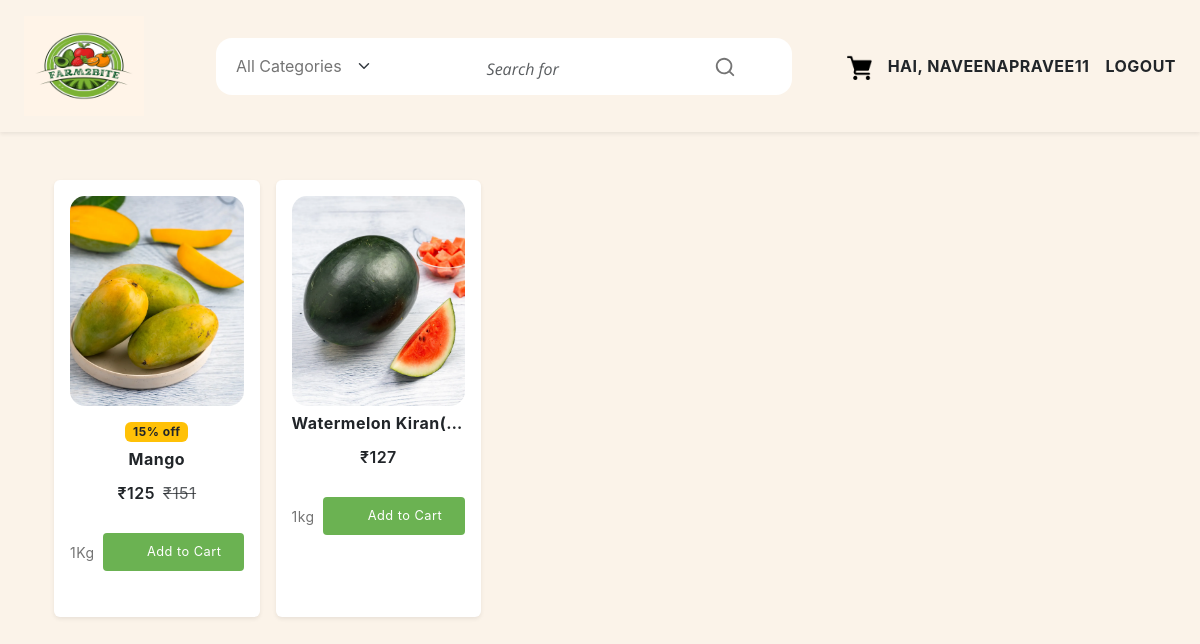
/category/fruits/ (signed in), run on the app's committed database.
### shop/models.py (models this page shows, shortened)
class Product(models.Model):
    name=models.CharField(max_length=250,unique=True)
    slug=models.SlugField(max_length=250,unique=True)
    image=models.ImageField(upload_to='products')
    description=models.TextField()
    stock=models.IntegerField()
    availability=models.BooleanField(default=True)
    offer=models.BooleanField(default=False)
    price=models.IntegerField()
    Category=models.ForeignKey(Category_list,on_delete=models.CASCADE)
    quantity=models.CharField(max_length=150,default=1)
    offer_price=models.IntegerField(default=10)
    actual_price=models.IntegerField(default=0)
    def get_url(self):
        return reverse('details',args=[self.Category.slug,self.slug])

### shop/views.py (the view)
# urls.py: path('category/<slug:c_slug>/', views.Category_lists, name='category_list'),
def Category_lists(request,c_slug=None):
    product=None
    if c_slug:
        c_page=get_object_or_404(Category_list,slug=c_slug)
        product=Product.objects.filter(Category=c_page,availability=True)
        return render(request,'Category_lists.html',{'product':product,'c_page':c_page})

### templates/Category_lists.html (shortened to what this page needs)
{% extends 'base.html' %}
{% load static %}
{% block content %}
<section class="pb-5">
  <div class="container-lg">
    <div class="row">
      <div class="col-md-12">
      </div>
    </div>
    <div class="row">
      <div class="col-md-12">
        <div class="row product-grid row-cols-1 row-cols-sm-2 row-cols-md-3 row-cols-lg-4 row-cols-xl-5 g-3">
          {% if product %}
            {% for i in product %}
            <div class="col">
              <div class="product-item text-center bg-white p-3 rounded shadow-sm h-100">
                <figure class="mb-2">
                  <a href="{{ i.get_url }}" title="{{ i.name }}">
                    <img
                      src="{{ i.image.url }}"
                      alt="Product Thumbnail"
                      class="img-fluid"
                      style="width: 100%; height: 220px; object-fit: cover; border-radius: 15px;"
                    />
                  </a>
                </figure>
                {% if i.offer %}
                <span class="badge bg-warning text-dark mb-2">
                  {{ i.offer_price }}% off
                </span>
                {% endif %}
                <h3 class="fs-6 fw-bold text-truncate">{{ i.name }}</h3>
                <div class="d-flex justify-content-center align-items-center gap-2">
                  <span class="text-dark fw-semibold">₹{{ i.price }}</span>
                  {% if i.offer %}
                  <span class="text-muted" style="text-decoration: line-through;">₹{{ i.actual_price }}</span>
                  {% endif %}
                </div>
                <div class="row g-2 mt-3 align-items-center">
                  <div class="col-auto">
                    <span class="small">{{ i.quantity }}</span>
                  </div>
                  <div class="col">
                    <a href="{% url 'addcart' i.id %}" class="btn btn-primary w-100 rounded-1 p-2 fs-7 btn-cart">
                      <svg width="18" height="18"><use xlink:href="#cart"></use></svg>
                      Add to Cart
                    </a>
                  </div>
                </div>
              </div>
            </div>
            {% endfor %}
          {% else %}
            <div class="col">
              <h4 class="text-center text-danger">Out of stock</h4>
            </div>
          {% endif %}
        </div>
      </div>
    </div>
  </div>
</section>
{% endblock %}

### static/css/style.css (style rules this page uses)
body { background-color: rgb(251, 243, 233); --heading-font : "Inter", sans-serif; --bs-link-color: #333; --bs-link-hover-color:#333; --bs-link-color-rgb: 40,40,40; --bs-link-hover-color-rgb: 0,0,0; --bs-light-rgb: 248, 248, 248; --bs-font-sans-serif: "Inter", sans-serif; --bs-body-font-family: var(--bs-font-sans-serif); --bs-body-font-size: 1rem; --bs-body-font-weight: 400; --bs-body-line-height: 2; --bs-body-color: #747474; --bs-primary: #6BB252; --bs-primary-rgb: 107, 178, 82; --bs-secondary: #364127; --bs-secondary-rgb: 54, 65, 39; --bs-danger: #F95F09; --bs-danger-rgb: 249, 95, 9; --bs-success: #a3be4c; --bs-success-rgb: 163, 190, 76; --bs-primary-bg-subtle: #FFF9EB; --bs-success-bg-subtle: #eef5e5; --bs-border-color: #F7F7F7; }
.btn-primary { --bs-btn-color: #fff; --bs-btn-bg: var(--bs-primary); --bs-btn-border-color: transparent; --bs-btn-hover-color: #fff; --bs-btn-hover-bg: #f7a422; --bs-btn-hover-border-color: transparent; --bs-btn-focus-shadow-rgb: 49,132,253; --bs-btn-active-color: #fff; --bs-btn-active-bg: var(--bs-primary); --bs-btn-active-border-color: transparent; --bs-btn-active-shadow: inset 0 3px 5px rgba(0, 0, 0, 0.125); --bs-btn-disabled-color: #fff; --bs-btn-disabled-bg: #d3d7dd; --bs-btn-disabled-border-color: transparent; }
body { letter-spacing: 0.03em; }
h1,h2,h3,h4,h5,h6 { font-family: var(--heading-font); color: var(--bs-dark); font-weight: 700; }
.container, .container-fluid, .container-lg, .container-md, .container-sm, .container-xl, .container-xxl { --bs-gutter-x: 3rem; }
.product-item { position: relative; padding: 16px; background: #FFFFFF; border-radius: 16px; margin-bottom: 30px; box-shadow: 0px 0px 22px rgba(0, 0, 0, 0); }
.product-item figure { text-align: center; }
.product-item figure img { max-height: 210px; height: auto; }
.fs-7 { font-size: 0.8rem!important; }

### data on the page
Product: image (picture), offer_price "15", name "Mango", price "125", actual_price "151", quantity "1Kg"
Product: image (picture), name "Watermelon Kiran(…", price "127", quantity "1kg"

### other printed values
{{ username }} "NAVEENAPRAVEE11"
